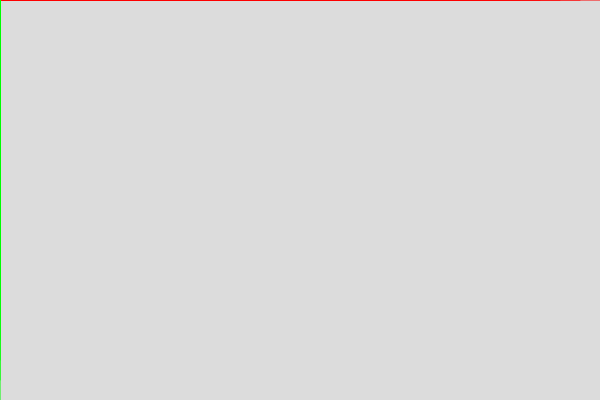
Frame 1 (no input)
Frame 60 (no input): identical to frame 1, image omitted
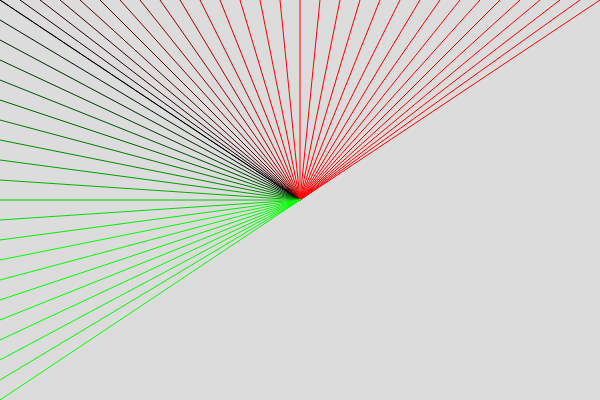
Frame 120 (the mouse pressed at the canvas centre since frame 60)

The p5.js sketch that drew these frames (run headless with seeded random() and noise() and a simulated clock; from frame 60 on, the mouse is pressed at the canvas centre):

// p5.js sketch
// ── sketch.js
function setup() {
  createCanvas(600, 400);
}

function draw() {
  background(220);

  /*line(mouseX, mouseY, 0, 0);
  line(mouseX, mouseY, 20, 0);
  line(mouseX, mouseY, 40, 0);
  line(mouseX, mouseY, 60, 0);
  line(mouseX, mouseY, 80, 0);
  line(mouseX, mouseY, 100, 0);
  line(mouseX, mouseY, 120, 0);
  line(mouseX, mouseY, 140, 0);*/

  // WHILE Schleife
  // while(CONDITION) { CODEBLOCK }
  // solange die Bedingung erfüllt ist, 
  // soll der Codeblock immer wieder ausgeführt werden,
  // Ist die Bedingung nicht mehr erfüllt, 
  // geht es weiter im Code ...

  let xPos = 0;
  while(xPos <= width){
    stroke(xPos, 0, 0);
    line(mouseX, mouseY, xPos, 0);
    xPos = xPos + 20;
  }


  let yPos = 0;
  while(yPos <= height){
    stroke(0, yPos, 0);
    line(mouseX, mouseY, 0, yPos);
    yPos = yPos + 20;
  }

}
